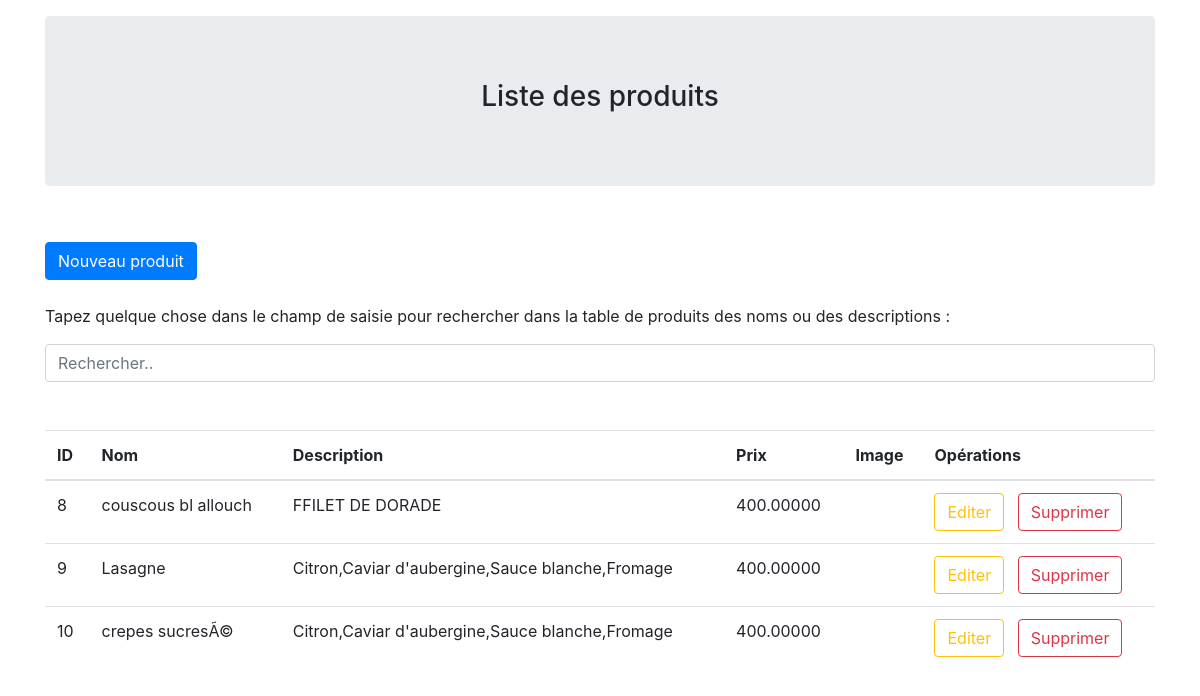
The page / on the database its author committed.
### tables this page shows
CREATE TABLE IF NOT EXISTS `produits` (
  `pid` int(10) NOT NULL AUTO_INCREMENT,
  `nom` varchar(20) NOT NULL,
  `descr` varchar(10000) NOT NULL,
  `prix` double(10,5) NOT NULL,
  `fichier` text NOT NULL,
  PRIMARY KEY (`pid`)
);

### classes/produit.class.php (called while the page is built, shortened)
<?php
    require 'dbconnect.class.php';
    class Produit
    {
        private $cnx;
        public function __construct()
        {
            $db = new BasesDonnees;
            $this->cnx = $db->connectDB();
        }
        public function readAllProduct()
        {
            try {
                $req = 'SELECT * FROM produits';
                $result = $this->cnx->prepare($req);
                $result->execute();
                return $result;
            } catch (PDOException $e) {
                echo $e->getMessage();
            }
        }
    }
?>

### classes/dbconnect.class.php (called while the page is built)
<?php
    class BasesDonnees
    {
        private $dbhost = 'localhost';
        private $dbname = 'foodordering';
        private $dbuser = 'root';
        private $dbpwd = '';
        public $conn = null;
        public function connectDB()
        {
            try {
                $this->conn = new PDO('mysql:host='.$this->dbhost.';dbname='.$this->dbname, $this->dbuser, $this->dbpwd);
            } catch (PDOException $e) {
                echo $e->getMessage();
            }
            return $this->conn;
        }
    }
?>

### index.php (the view, shortened to what this page needs)
<!DOCTYPE html>
<html lang="en">
<head>
    <link rel="stylesheet" href="https://maxcdn.bootstrapcdn.com/bootstrap/4.3.1/css/bootstrap.min.css">
</head>
<body>
    <div class="container py-3">
        <div class="jumbotron text-center">
            <h3>Liste des produits</h3>
        </div>
        <br>
        <a href="create.php" class="btn btn-primary">Nouveau produit</a>
        <br>
        <br>
        <p>Tapez quelque chose dans le champ de saisie pour rechercher dans la table de produits des noms ou des descriptions :</p>
        <input class="form-control" id="myInput" type="text" placeholder="Rechercher..">
        <br>
        <br>
        <table class="table table-hover">
            <thead>
                <tr>
                    <th>ID</th>
                    <th>Nom</th>
                    <th>Description</th>
                    <th>Prix</th>
                    <th>Image</th>
                    <th>Opérations</th>
                </tr>
            </thead>
            <tbody  id="myTable">
                <?php
                    include 'classes/produit.class.php';
                    $produit = new Produit;
                    $listProduits = $produit->readAllProduct();
                    $data = $listProduits->fetchAll();
                    foreach($data as $produitData):
                    ?>
                        <tr>
                            <td><?= $produitData['pid'] ?></td>
                            <td><?= $produitData['nom'] ?></td>
                            <td><?= $produitData['descr'] ?></td>
                            <td><?= $produitData['prix'] ?></td>
                            <td><img src="<?= $produitData['fichier'] ?>" alt=""></td>
                            <td>
                                <a href='edit.php?pid=<?= $produitData['pid'] ?>' class="btn btn-outline-warning">Editer</a>&nbsp;&nbsp;
                                <a href='delete.php?pid=<?= $produitData['pid'] ?>' class="btn btn-outline-danger">Supprimer</a>
                            </td>
                        </tr>
                    <?php endforeach ?>
            </tbody>
        </table>
    </div>
</body>
</html>

### rows shown on the page
produits: pid "8", nom "couscous bl allouch", descr "FFILET DE DORADE", prix "400.00000"
produits: pid "9", nom "Lasagne", descr "Citron,Caviar d'aubergine,Sauce blanche,Fromage", prix "400.00000"
produits: pid "10", nom "crepes sucresÃ©", descr "Citron,Caviar d'aubergine,Sauce blanche,Fromage", prix "400.00000"
